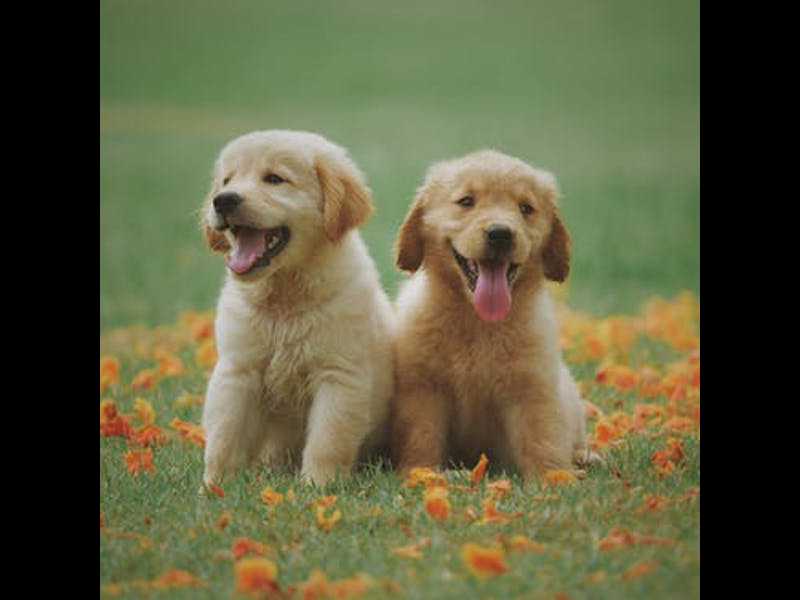
#> input picture ImageApp/rotated.png, 800 x 600 px, given in place of dogs.jpg, which was not available
$ python -i filters.py   (imports and definitions only)
#> lines starting #> are read from the running program, lines starting #| are printed output that depends on the picture; pictures that were not available may be replaced by others from this repository, and a replacement may not be noted
from PIL import Image, ImageFilter,ImageEnhance
import PIL.ImageOps

blurRadius = 2.5
sharpness= 10
saturationLevel = 1
brightnessLevel = 1

angle = 0

# [109 lines left out: functions diySepia, brightness, saturation, invert, findEdge, blackAndWhite and 5 more, not called in this run]

def exampleFilters(filename):
#> called with filename = 'rotated.png'
    img = Image.open("dogs.jpg")
#> img is the input picture: PIL image 800x600 RGB; mean R, G, B 94.1, 93.9, 63.5
    width, height = img.size
#> width = 800; height = 600
    img0 = img.convert('LA')
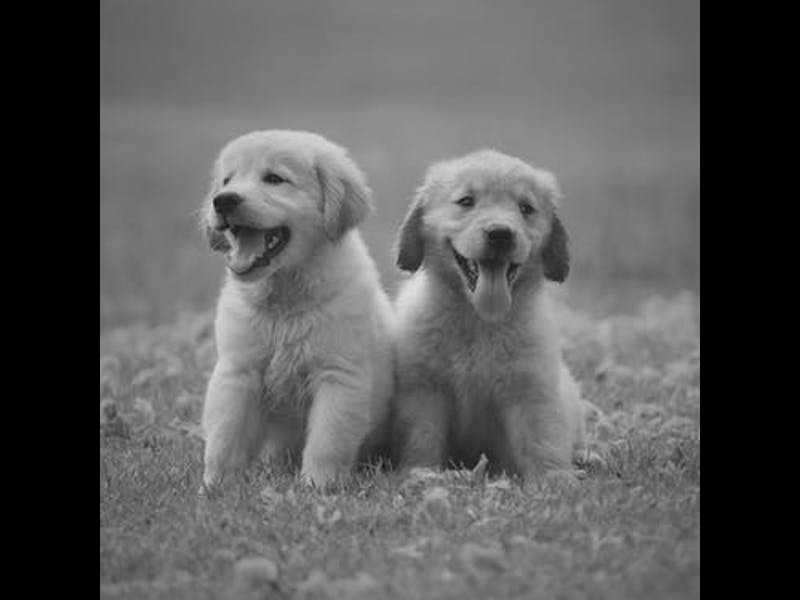
#> img0: PIL image 800x600 LA; mean R, G, B, A 90.5, 90.5, 90.5, 255
    img1 = img.rotate(180)
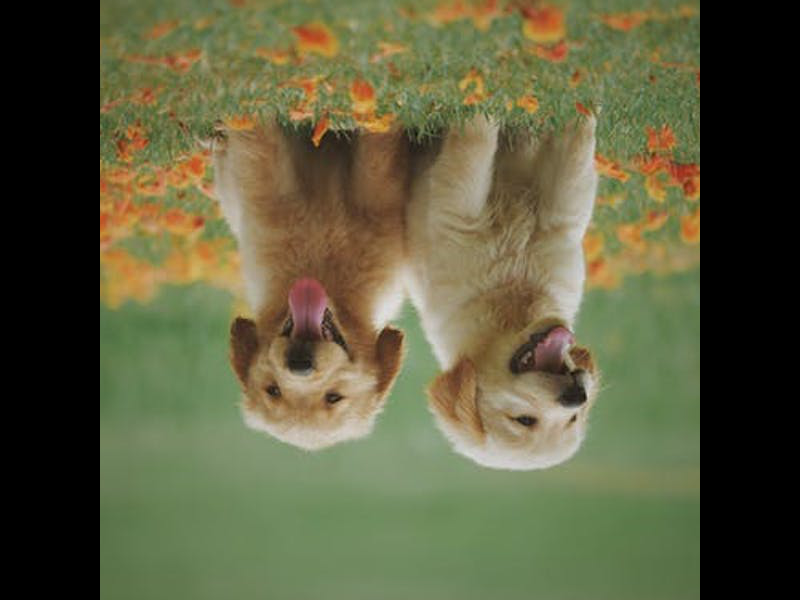
#> img1: PIL image 800x600 RGB; mean R, G, B 94.1, 93.9, 63.5
    img = img.filter(ImageFilter.BLUR)
    img3 = img.resize((int(width/2), int(height/2)))
    img4 = img.transpose(Image.FLIP_LEFT_RIGHT)
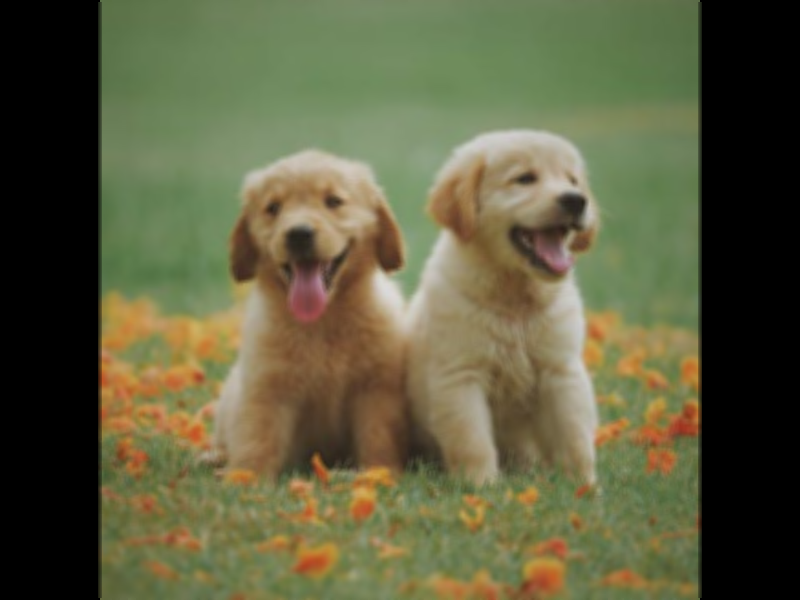
#> img4: PIL image 800x600 RGB; mean R, G, B 94.1, 94, 63.5
    img5 = PIL.ImageOps.invert(img)
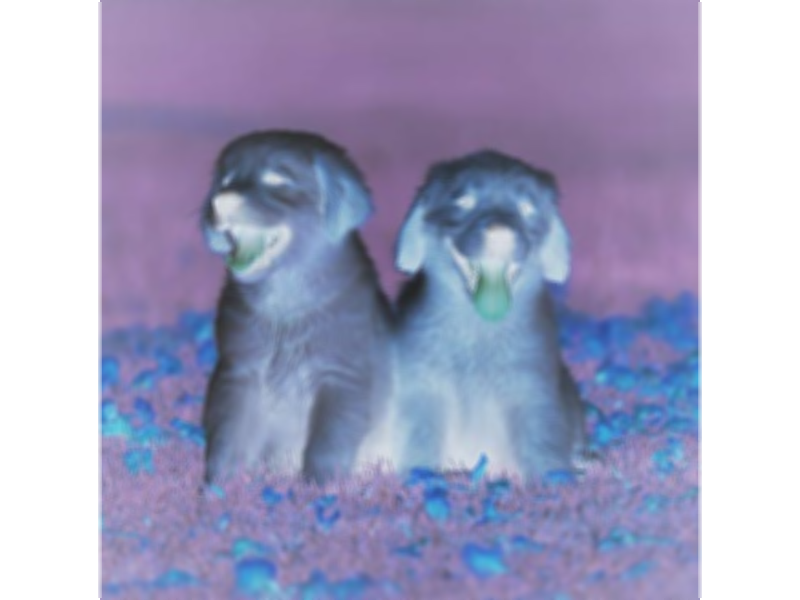
#> img5: PIL image 800x600 RGB; mean R, G, B 160.9, 161, 191.5

    img0.save("0.png")

>>> result = exampleFilters('rotated.png')
